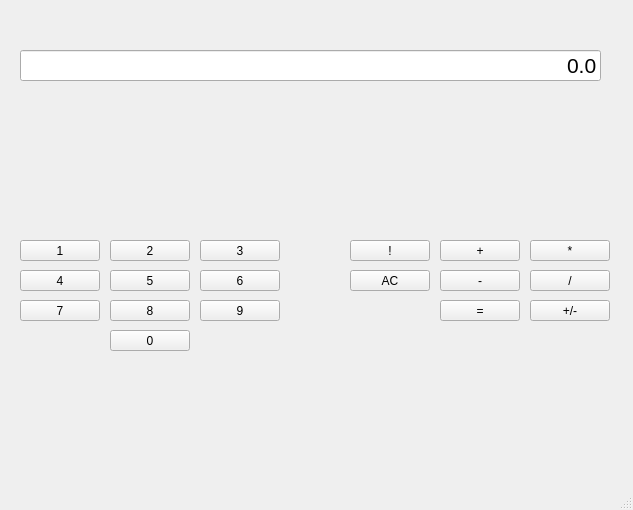
<?xml version="1.0" encoding="UTF-8"?>
<ui version="4.0">
 <class>Calculator</class>
 <widget class="QMainWindow" name="Calculator">
  <property name="enabled">
   <bool>true</bool>
  </property>
  <property name="geometry">
   <rect>
    <x>0</x>
    <y>0</y>
    <width>633</width>
    <height>510</height>
   </rect>
  </property>
  <property name="minimumSize">
   <size>
    <width>633</width>
    <height>510</height>
   </size>
  </property>
  <property name="maximumSize">
   <size>
    <width>633</width>
    <height>510</height>
   </size>
  </property>
  <property name="windowTitle">
   <string>Calculator</string>
  </property>
  <widget class="QWidget" name="centralwidget">
   <widget class="QPushButton" name="Button1">
    <property name="geometry">
     <rect>
      <x>20</x>
      <y>240</y>
      <width>80</width>
      <height>21</height>
     </rect>
    </property>
    <property name="styleSheet">
     <string notr="true">QPushButto{
	background-color: #CACACA;
	border: 1px solid gray;
	padding: 5px;
}

QPushButton::pressed{
	background-color: #A9A9A9;
	border: 1px solid gray;
	padding: 5px;
}</string>
    </property>
    <property name="text">
     <string>1</string>
    </property>
   </widget>
   <widget class="QLineEdit" name="Display">
    <property name="geometry">
     <rect>
      <x>20</x>
      <y>50</y>
      <width>581</width>
      <height>31</height>
     </rect>
    </property>
    <property name="font">
     <font>
      <pointsize>16</pointsize>
     </font>
    </property>
    <property name="cursor">
     <cursorShape>ArrowCursor</cursorShape>
    </property>
    <property name="text">
     <string>0.0</string>
    </property>
    <property name="alignment">
     <set>Qt::AlignRight|Qt::AlignTrailing|Qt::AlignVCenter</set>
    </property>
    <property name="readOnly">
     <bool>true</bool>
    </property>
   </widget>
   <widget class="QPushButton" name="Button2">
    <property name="geometry">
     <rect>
      <x>110</x>
      <y>240</y>
      <width>80</width>
      <height>21</height>
     </rect>
    </property>
    <property name="styleSheet">
     <string notr="true">QPushButto{
	background-color: #CACACA;
	border: 1px solid gray;
	padding: 5px;
}

QPushButton::pressed{
	background-color: #A9A9A9;
	border: 1px solid gray;
	padding: 5px;
}</string>
    </property>
    <property name="text">
     <string>2</string>
    </property>
   </widget>
   <widget class="QPushButton" name="Button3">
    <property name="geometry">
     <rect>
      <x>200</x>
      <y>240</y>
      <width>80</width>
      <height>21</height>
     </rect>
    </property>
    <property name="styleSheet">
     <string notr="true">QPushButto{
	background-color: #CACACA;
	border: 1px solid gray;
	padding: 5px;
}

QPushButton::pressed{
	background-color: #A9A9A9;
	border: 1px solid gray;
	padding: 5px;
}</string>
    </property>
    <property name="text">
     <string>3</string>
    </property>
   </widget>
   <widget class="QPushButton" name="Button4">
    <property name="geometry">
     <rect>
      <x>20</x>
      <y>270</y>
      <width>80</width>
      <height>21</height>
     </rect>
    </property>
    <property name="styleSheet">
     <string notr="true">QPushButto{
	background-color: #CACACA;
	border: 1px solid gray;
	padding: 5px;
}

QPushButton::pressed{
	background-color: #A9A9A9;
	border: 1px solid gray;
	padding: 5px;
}</string>
    </property>
    <property name="text">
     <string>4</string>
    </property>
   </widget>
   <widget class="QPushButton" name="Button5">
    <property name="geometry">
     <rect>
      <x>110</x>
      <y>270</y>
      <width>80</width>
      <height>21</height>
     </rect>
    </property>
    <property name="styleSheet">
     <string notr="true">QPushButto{
	background-color: #CACACA;
	border: 1px solid gray;
	padding: 5px;
}

QPushButton::pressed{
	background-color: #A9A9A9;
	border: 1px solid gray;
	padding: 5px;
}</string>
    </property>
    <property name="text">
     <string>5</string>
    </property>
   </widget>
   <widget class="QPushButton" name="Button6">
    <property name="geometry">
     <rect>
      <x>200</x>
      <y>270</y>
      <width>80</width>
      <height>21</height>
     </rect>
    </property>
    <property name="styleSheet">
     <string notr="true">QPushButto{
	background-color: #CACACA;
	border: 1px solid gray;
	padding: 5px;
}

QPushButton::pressed{
	background-color: #A9A9A9;
	border: 1px solid gray;
	padding: 5px;
}</string>
    </property>
    <property name="text">
     <string>6</string>
    </property>
   </widget>
   <widget class="QPushButton" name="Button7">
    <property name="geometry">
     <rect>
      <x>20</x>
      <y>300</y>
      <width>80</width>
      <height>21</height>
     </rect>
    </property>
    <property name="styleSheet">
     <string notr="true">QPushButto{
	background-color: #CACACA;
	border: 1px solid gray;
	padding: 5px;
}

QPushButton::pressed{
	background-color: #A9A9A9;
	border: 1px solid gray;
	padding: 5px;
}</string>
    </property>
    <property name="text">
     <string>7</string>
    </property>
   </widget>
   <widget class="QPushButton" name="Button8">
    <property name="geometry">
     <rect>
      <x>110</x>
      <y>300</y>
      <width>80</width>
      <height>21</height>
     </rect>
    </property>
    <property name="styleSheet">
     <string notr="true">QPushButto{
	background-color: #CACACA;
	border: 1px solid gray;
	padding: 5px;
}

QPushButton::pressed{
	background-color: #A9A9A9;
	border: 1px solid gray;
	padding: 5px;
}</string>
    </property>
    <property name="text">
     <string>8</string>
    </property>
   </widget>
   <widget class="QPushButton" name="Button9">
    <property name="geometry">
     <rect>
      <x>200</x>
      <y>300</y>
      <width>80</width>
      <height>21</height>
     </rect>
    </property>
    <property name="styleSheet">
     <string notr="true">QPushButto{
	background-color: #CACACA;
	border: 1px solid gray;
	padding: 5px;
}

QPushButton::pressed{
	background-color: #A9A9A9;
	border: 1px solid gray;
	padding: 5px;
}</string>
    </property>
    <property name="text">
     <string>9</string>
    </property>
   </widget>
   <widget class="QPushButton" name="Button0">
    <property name="geometry">
     <rect>
      <x>110</x>
      <y>330</y>
      <width>80</width>
      <height>21</height>
     </rect>
    </property>
    <property name="styleSheet">
     <string notr="true">QPushButto{
	background-color: #CACACA;
	border: 1px solid gray;
	padding: 5px;
}

QPushButton::pressed{
	background-color: #A9A9A9;
	border: 1px solid gray;
	padding: 5px;
}</string>
    </property>
    <property name="text">
     <string>0</string>
    </property>
   </widget>
   <widget class="QPushButton" name="Add">
    <property name="geometry">
     <rect>
      <x>440</x>
      <y>240</y>
      <width>80</width>
      <height>21</height>
     </rect>
    </property>
    <property name="text">
     <string>+</string>
    </property>
   </widget>
   <widget class="QPushButton" name="Subtract">
    <property name="geometry">
     <rect>
      <x>440</x>
      <y>270</y>
      <width>80</width>
      <height>21</height>
     </rect>
    </property>
    <property name="text">
     <string>-</string>
    </property>
   </widget>
   <widget class="QPushButton" name="Multiply">
    <property name="geometry">
     <rect>
      <x>530</x>
      <y>240</y>
      <width>80</width>
      <height>21</height>
     </rect>
    </property>
    <property name="text">
     <string>*</string>
    </property>
   </widget>
   <widget class="QPushButton" name="Divide">
    <property name="geometry">
     <rect>
      <x>530</x>
      <y>270</y>
      <width>80</width>
      <height>21</height>
     </rect>
    </property>
    <property name="text">
     <string>/</string>
    </property>
   </widget>
   <widget class="QPushButton" name="Equals">
    <property name="geometry">
     <rect>
      <x>440</x>
      <y>300</y>
      <width>80</width>
      <height>21</height>
     </rect>
    </property>
    <property name="text">
     <string>=</string>
    </property>
   </widget>
   <widget class="QPushButton" name="Clear">
    <property name="geometry">
     <rect>
      <x>350</x>
      <y>270</y>
      <width>80</width>
      <height>21</height>
     </rect>
    </property>
    <property name="text">
     <string>AC</string>
    </property>
   </widget>
   <widget class="QPushButton" name="ChangeSign">
    <property name="geometry">
     <rect>
      <x>530</x>
      <y>300</y>
      <width>80</width>
      <height>21</height>
     </rect>
    </property>
    <property name="text">
     <string>+/-</string>
    </property>
   </widget>
   <widget class="QPushButton" name="Factorial">
    <property name="geometry">
     <rect>
      <x>350</x>
      <y>240</y>
      <width>80</width>
      <height>21</height>
     </rect>
    </property>
    <property name="text">
     <string>!</string>
    </property>
   </widget>
  </widget>
  <widget class="QMenuBar" name="menubar">
   <property name="geometry">
    <rect>
     <x>0</x>
     <y>0</y>
     <width>633</width>
     <height>20</height>
    </rect>
   </property>
  </widget>
  <widget class="QStatusBar" name="statusbar"/>
 </widget>
 <resources/>
 <connections/>
</ui>
